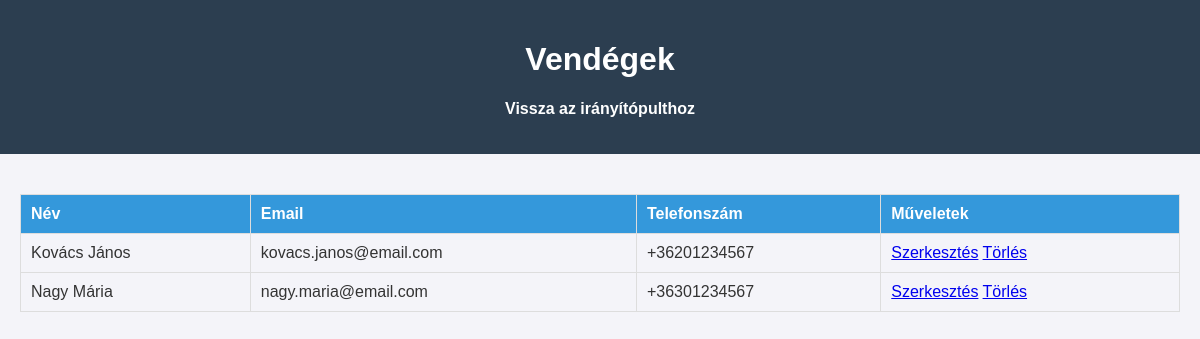
The page /admin/guests/index.php (signed in) on the database as committed earlier.
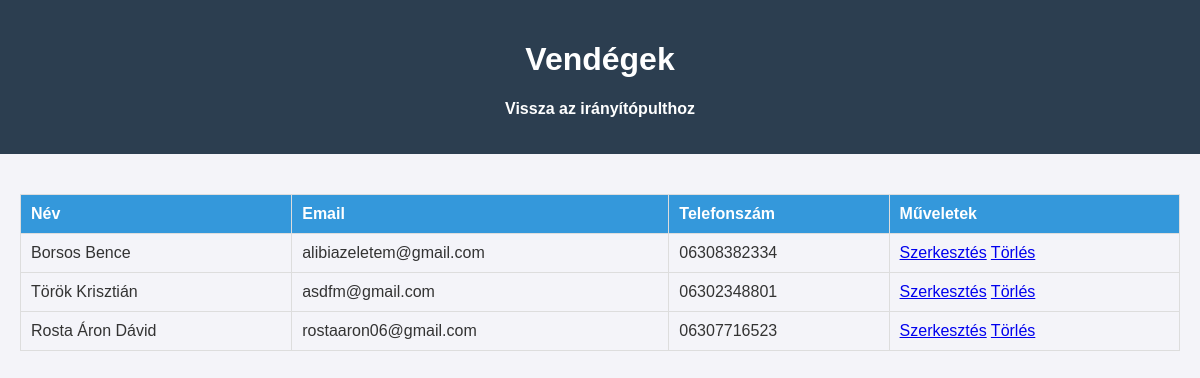
The same page on the database as committed later.
### tables this page shows
CREATE TABLE `guests` (
  `id` int(11) NOT NULL,
  `name` varchar(100) NOT NULL,
  `email` varchar(100) NOT NULL,
  `phone` varchar(20) DEFAULT NULL,
  `address` text DEFAULT NULL,
  `id_number` varchar(20) DEFAULT NULL,
  `created_at` timestamp NOT NULL DEFAULT current_timestamp()
);

### admin/guests/index.php (the view, shortened to what this page needs)
<?php
require_once __DIR__ . '/../../api/config.php';
$sql = "SELECT * FROM guests";
$result = $conn->query($sql);
$guests = $result->fetch_all(MYSQLI_ASSOC);
?>
<!DOCTYPE html>
<html lang="hu">
<head>
    <link rel="stylesheet" href="../assets/css/admin.css">
</head>
<body>
    <header>
        <h1>Vendégek</h1>
        <nav>
            <ul>
                <li><a href="../dashboard.php">Vissza az irányítópulthoz</a></li>
            </ul>
        </nav>
    </header>
    <main>
        <table>
            <thead>
                <tr>
                    <th>Név</th>
                    <th>Email</th>
                    <th>Telefonszám</th>
                    <th>Műveletek</th>
                </tr>
            </thead>
            <tbody>
                <?php foreach ($guests as $guest): ?>
                    <tr>
                        <td><?php echo $guest['name']; ?></td>
                        <td><?php echo $guest['email']; ?></td>
                        <td><?php echo $guest['phone']; ?></td>
                        <td>
                            <a href="edit.php?id=<?php echo $guest['id']; ?>">Szerkesztés</a>
                            <a href="delete.php?id=<?php echo $guest['id']; ?>">Törlés</a>
                        </td>
                    </tr>
                <?php endforeach; ?>
            </tbody>
        </table>
    </main>
</body>
</html>

Rows that differ between the two databases and show on the page:
removed guests: name "Kovács János", email "kovacs.janos@email.com", phone "+36201234567"
removed guests: name "Nagy Mária", email "nagy.maria@email.com", phone "+36301234567"
added guests: name "Borsos Bence", email "alibiazeletem@gmail.com", phone "06308382334"
added guests: name "Török Krisztián", email "asdfm@gmail.com", phone "06302348801"
added guests: name "Rosta Áron Dávid", email "rostaaron06@gmail.com", phone "06307716523"
